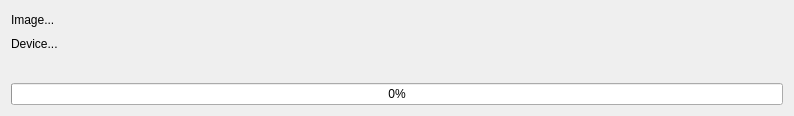
<?xml version="1.0" encoding="UTF-8"?>
<ui version="4.0">
 <class>ProgressWidget</class>
 <widget class="QWidget" name="ProgressWidget">
  <property name="geometry">
   <rect>
    <x>0</x>
    <y>0</y>
    <width>794</width>
    <height>116</height>
   </rect>
  </property>
  <property name="windowTitle">
   <string>Form</string>
  </property>
  <layout class="QVBoxLayout" name="verticalLayout">
   <item>
    <widget class="QLabel" name="image">
     <property name="text">
      <string>Image...</string>
     </property>
    </widget>
   </item>
   <item>
    <widget class="QLabel" name="device">
     <property name="text">
      <string>Device...</string>
     </property>
    </widget>
   </item>
   <item>
    <widget class="QLabel" name="status">
     <property name="text">
      <string></string>
     </property>
    </widget>
   </item>
   <item>
    <widget class="QProgressBar" name="progressBar">
     <property name="value">
      <number>0</number>
     </property>
    </widget>
   </item>
  </layout>
 </widget>
 <resources/>
 <connections/>
</ui>
